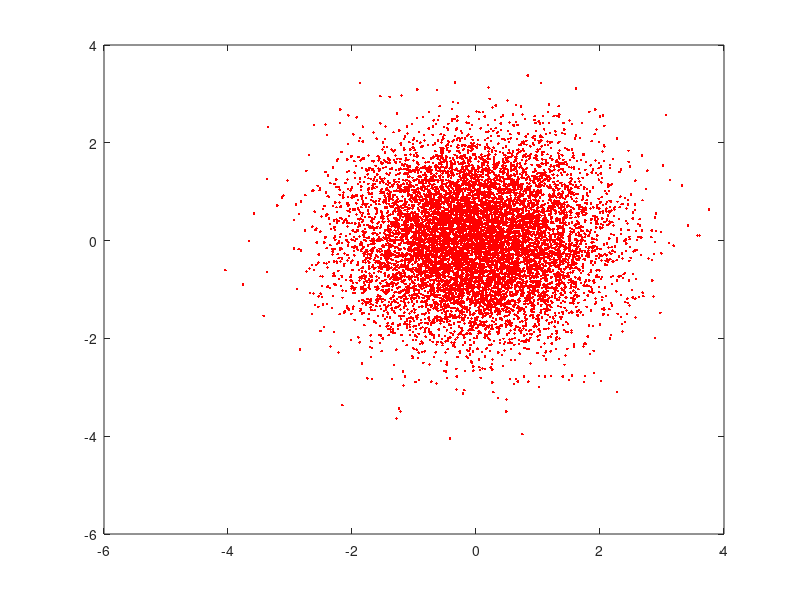

Source code (MATLAB): (Note: this script raises an error after producing the figure.)
clear all;
close all;
addpath('../');
N = 10000;
P = randn(2, N);
figure(1)
plot(P(1,:), P(2,:), 'r.');
[K,I] = MEXsampletCompressor(P, 3, 0.8, 4, 1e-6);
K = sparse(K(:,1), K(:,2), K(:,3), N, N);
K = K + triu(K,1)';
condest(K)

X = 1e-2 * spdiags(1./(diag(K)+1e-6), 0, N, N);
I = speye(size(K));

for i=1:20
    X = X' * (2 * I - K' * X);
    X(find(abs(X) < 1e-4)) = 0;
    X = 0.5 * (X + X');
    X = sparse(X);
    %surf(X)
    %shading interp
    %pause
    err(i) = norm(K * X - I,'fro') / sqrt(N)
end

figure(2)
spy(K)